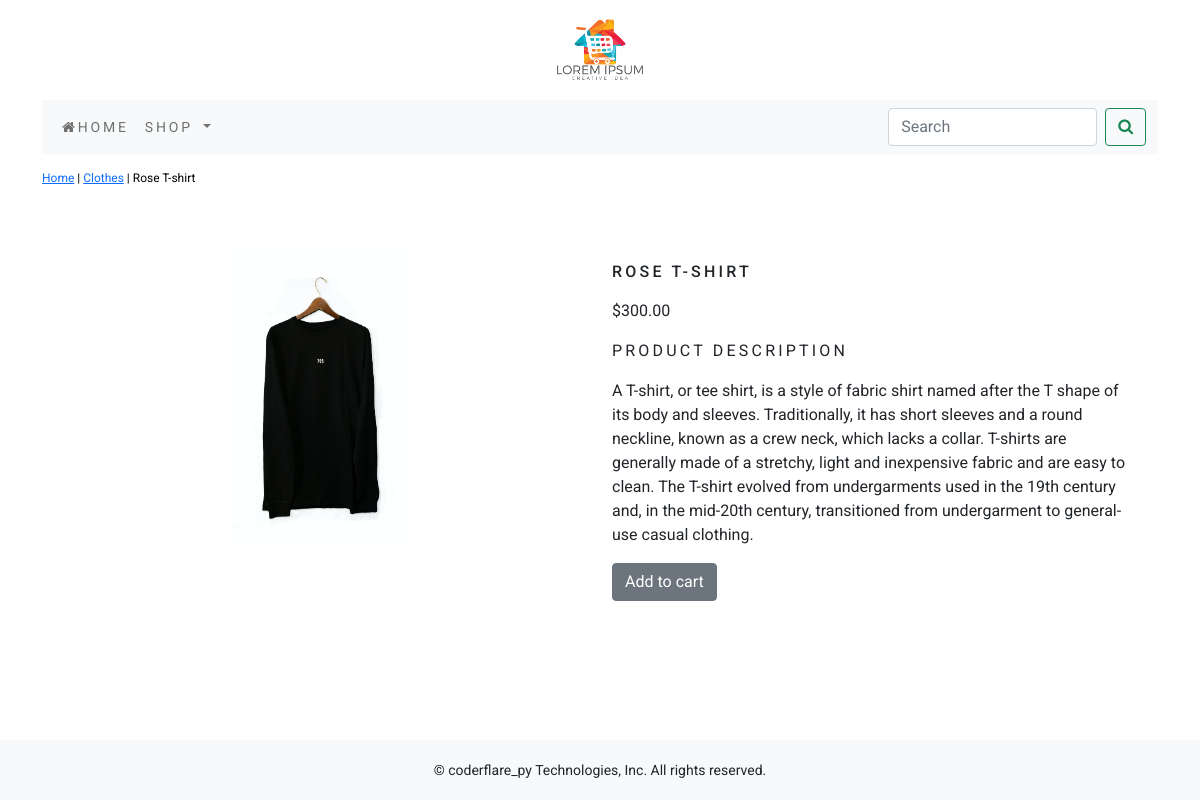
/shop/clothes/rose-t-shirt, run on the app's committed database.
### apps/shop/models.py (models this page shows, shortened)
class Product(models.Model):
    name = models.CharField(max_length=255, unique=True)
    slug = models.SlugField(max_length=255, unique=True)
    description = models.TextField(blank=True)
    price = models.DecimalField(max_digits=10,decimal_places=2)
    category = models.ForeignKey(Category, on_delete=models.CASCADE)
    image = models.ImageField(upload_to='products')
    stock = models.IntegerField()
    available = models.BooleanField(default=True)
    created = models.DateTimeField(auto_now_add=True)
    updated = models.DateTimeField(auto_now=True)
    class Meta:
        ordering = ('name',)
        verbose_name = 'products'
        verbose_name_plural = 'products'

class Category(models.Model):
    name = models.CharField(max_length=255, unique=True)
    slug = models.SlugField(max_length=255, unique=True)
    description = models.TextField(blank=True)
    image = models.ImageField(upload_to='category.jpg')
    class Meta:
        ordering = ('name',)
        verbose_name = 'category'
        verbose_name_plural = 'categories'
    def __str__(self):
        return '{}'.format(self.name)
    def get_url(self):
        return reverse('shop:products_by_category',args=[self.slug])

### apps/shop/views.py (the view)
# urls.py: path('<slug:c_slug>/<slug:product_slug>',views.prodDetail, name="product_category_detail"),
def prodDetail(request,c_slug,product_slug):
    try:
        product = Product.objects.get(category__slug=c_slug, slug=product_slug)
    except Exception as e:
        raise e
    return render(request,'product.html', {'product': product})

### apps/cart/context_processors.py (called while the page is built)
def counters(request):
    item_count = 0
    if 'admin' in request.path:
        return {}
    else:
        try:
            cart = Cart.objects.filter(cart_id=_cart_id(request))
            cart_items = CartItem.objects.all().filter(cart=cart[:1])
            for cart_item in cart_items:
                item_count += cart_item.quantity
        except Cart.DoesNotExist:
            item_count = 0
    return dict(item_count=item_count)

### apps/cart/views.py (called while the page is built)
def _cart_id(request):
    cart = request.session.session_key
    if not cart:
        cart = request.session.create()
    return cart

### apps/shop/context_processors.py (called while the page is built)
def menu_links(request):
    links = Category.objects.all()
    return dict(links=links)

### templates/product.html (shortened to what this page needs)
{% extends 'app.html' %}
{% load static %}
{% block content %}
        <div class="row my_prod_row_class">
            <div class="mx_auto">
                <p><a href="{% url 'shop:allProductCat' %}">Home</a> | <a href="{{product.category.get_url}}" >{{product.category}}</a> | {{product.name}} </p>
            </div>
        </div>
<div class="container">
<br>
    <div class="row">
        <div class="col-12 col-md-12 col-lg-6 sol-sm-12 text-center">
            <div style="min-width:18rem;">
                <img src="{{product.image.url}}" alt="{{product.name}}" width="35%" height="300px" >
            </div>
        </div>
        <div class="col-12 col-md-12 col-lg-6 sol-sm-12">
            <div>
                <h1 class="my_prod_title">{{product.name}}</h1>
                <p>${{product.price}}</p>
                <p class="my_title">Product Description</p>
                <p class="text-justify my_prod_text">{{product.description}}</p>
                {% if product.stock <= 0 %}
                    <p class="text-justify my_prod_text"><b>Out of stock</b><p>
                {% else %}
                    <a href="{% url 'cart:add_cart' product.id %}" class="btn btn-secondary">Add to cart</a>
                {% endif %}
            </div>
        </div>
    </div>
</div>
{% endblock  %}

### static/css/custom.css (style rules this page uses)
body { font-family: 'Roboto', sans-serif; }
.my_title { font-size: 16px; text-transform: uppercase; letter-spacing: .2em; }
.my_prod_row_class { padding-top: 15px; padding-bottom: 20px; }
.my_prod_row_class .mx_auto { color: #000; font-size: 12px; text-decoration: none; }
.my_prod_title { font-size: 16px; text-transform: uppercase; letter-spacing: .2em; padding-top: 15px; padding-bottom: 10px; }
.my_prod_text { padding-right: 20px; }

### data on the page
Product: category "Clothes", name "Rose T-shirt", image (picture), name "ROSE T-SHIRT", price "300.00", description "A T-shirt, or tee shirt, is a style of fabric shirt named after the T shape of its body and sleeves. Traditionally, it has short sleeves and a round neckline, known as a crew neck, which lacks a collar. T-shirts are generally made of a stretchy, light and inexpensive fabric and are easy to clean. The T-shirt evolved from undergarments used in the 19th century and, in the mid-20th century, transitioned from undergarment to general-use casual clothing."
